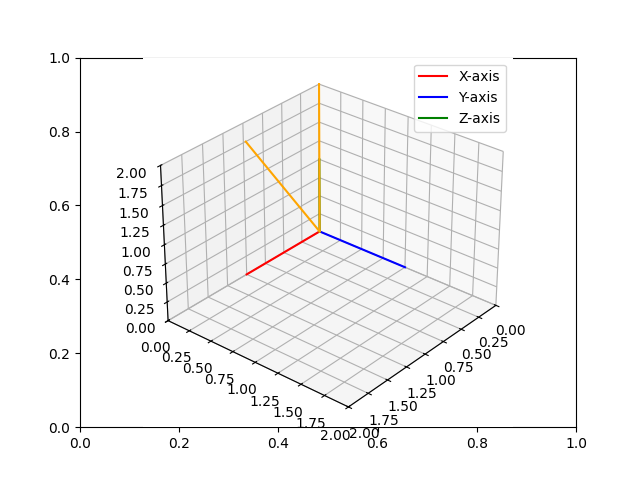

The script that drew this image:
# Import libraries and packages
import matplotlib.pyplot as plt
from mpl_toolkits import mplot3d
import numpy as np

# create the fig and ax objects to handle figure and axes of the fixed frame
fig,ax = plt.subplots()

# Use 3d view 
ax = plt.axes(projection = "3d")



def setaxis(x1, x2, y1, y2, z1, z2):
    # this function is used to fix the view to the values of input arguments
    # -----------------------------------------------------------------------
    # ARGUMENTS
    # x1, x2 -> numeric value
    # y1, y2 -> numeric value
    # y1, z2 -> numeric value
    # -----------------------------------------------------------------------
    ax.set_xlim3d(x1,x2)
    ax.set_ylim3d(y1,y2)
    ax.set_zlim3d(z1,z2)
    ax.view_init(elev=30, azim=40)


def fix_system(axis_length):
    # Fix system function 
    # Plots a 3D centered at [x,y,z] = [0,0,0]
    # -------------------------------------------------------------------
    # Arguments 
    # axis_length -> used to specify the length of the axis, in this case
    #                all axes are of the same length
    # -------------------------------------------------------------------
    x = [0, axis_length]
    y = [0, axis_length] 
    z = [0, axis_length]
    zp = [0, 0]
    ax.plot3D(x, zp, zp,label="X-axis", color='red')
    ax.plot3D(zp, y, zp, label="Y-axis", color='blue')
    ax.plot3D(zp, zp, z, label="Z-axis", color='green')
    ax.legend()


def sind(t):
    # sind function
    # Computes the sin() trigonometric function in degrees
    # ----------------------------------------------------------------------
    # Arguments
    # t -> Numeric, angle in degrees. 
    # ----------------------------------------------------------------------
    res = np.sin(t*np.pi/180)
    return res

def cosd(t):
    # sind function
    # Computes the cos() trigonometric function in degrees
    # ----------------------------------------------------------------------
    # Arguments
    # t -> Numeric, angle in degrees. 
    # ----------------------------------------------------------------------
    res = np.cos(t*np.pi/180)
    return res


def RotY(t):
    Ry = np.array(([cosd(t),0,sind(t)],[0,1,0],[-sind(t),0,cosd(t)]))
    return Ry

def drawVector(v):
    deltaX = [0, v[0]]
    deltaY = [0, v[1]]
    deltaZ = [0, v[2]]
    ax.plot3D(deltaX, deltaY, deltaZ,color='orange')
    #plt.draw()
    #plt.pause(0.001)

def rotate(t):
    n = 0
    while n < t: 
        ax.cla()
        # Set the view 
        setaxis(0,2,0,2,0,2)

        # plot the axis
        fix_system(1)

        # draw vector1
        v1 = np.array([0,0,2])
        drawVector(v1)

        # draw vector2
        v2 = RotY(n).dot(v1)
        drawVector(v2)

        n = n + 1
        plt.draw()
        plt.pause(0.001)
       





rotate(90)


# show image.

plt.draw()
plt.show()
